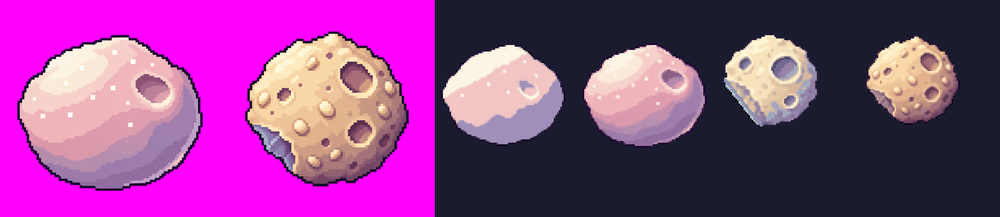
#> input picture art-src/asteroids/work/cmp2.png, 1000 x 217 px, shrunk from 1840 x 400 before the run
$ python slice_strip.py ../work/cmp2.png ../work/crumb1-a.png 5
#> lines starting #> are read from the running program, lines starting #| are printed output that depends on the picture
"""Slice a magenta-background strip of N isolated subjects into N separate PNGs.

Usage: python slice_strip.py <strip.png> <out_prefix> <count>
Splits on fully-background column gaps (magenta within tolerance), keeps the
<count> widest runs left-to-right, and pads each crop with magenta.
"""
import sys
from PIL import Image

def is_bg(p, tol=60):
    r, g, b = p[:3]
    return abs(r - 255) + g + abs(b - 255) <= tol

src, prefix, count = sys.argv[1], sys.argv[2], int(sys.argv[3])
im = Image.open(src).convert("RGB")
w, h = im.size
#> w = 1000; h = 217
px = im.load()
cols = [any(not is_bg(px[x, y]) for y in range(0, h, 2)) for x in range(w)]
#> cols = 1000 items, first 6: False, False, False, False, False, False
runs, start = [], None
for x, c in enumerate(cols + [False]):
    if c and start is None:
        start = x
    elif not c and start is not None:
        runs.append((start, x)); start = None
#> this loop made 1001 passes
#> c on passes 1 to 12: False, False, False, False, False, False, False, False, False, False, False, False
#> after the loop, runs = [(17, 203), (245, 409), (434, 1000)]
runs = sorted(sorted(runs, key=lambda r: r[1] - r[0], reverse=True)[:count])
for i, (x0, x1) in enumerate(runs):
    rows = [y for y in range(h) if any(not is_bg(px[x, y]) for x in range(x0, x1))]
    crop = im.crop((x0, rows[0], x1, rows[-1] + 1))
    side = max(crop.size) + 40
    canvas = Image.new("RGB", (side, side), (255, 0, 255))
    canvas.paste(crop, ((side - crop.width) // 2, (side - crop.height) // 2))
    out = f"{prefix}-{i + 1}.png"
    canvas.save(out)
    print("wrote", out, crop.size)
#> this loop made 3 passes
#> (x0, x1) on pass 1: (17, 203)
#| wrote ../work/crumb1-a.png-1.png (186, 156)
#| wrote ../work/crumb1-a.png-2.png (164, 156)
#| wrote ../work/crumb1-a.png-3.png (566, 217)
#> pass 1, `crop = im.crop((x0, rows[0], x1, rows[-1] + 1))`:
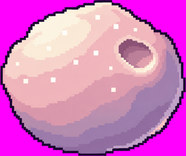
#> crop: PIL image 186x156 RGB; mean R, G, B 214.4, 119.4, 195.5
#> pass 1, `canvas = Image.new("RGB", (side, side), (255, 0, 255))`:
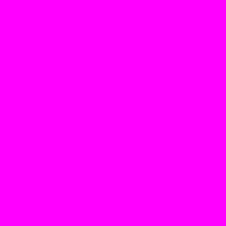
#> canvas: PIL image 226x226 RGB; mean R, G, B 255, 0, 255
#> pass 1, `canvas.save(out)`:
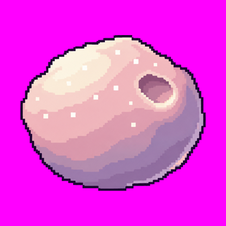
#> saved as crumb1-a.png-1.png: PIL image 226x226 RGB; mean R, G, B 231.9, 67.8, 221.2
#> pass 2, `crop = im.crop((x0, rows[0], x1, rows[-1] + 1))`:
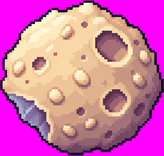
#> crop: PIL image 164x156 RGB; mean R, G, B 209.8, 110.7, 170.8
#> after the loop:
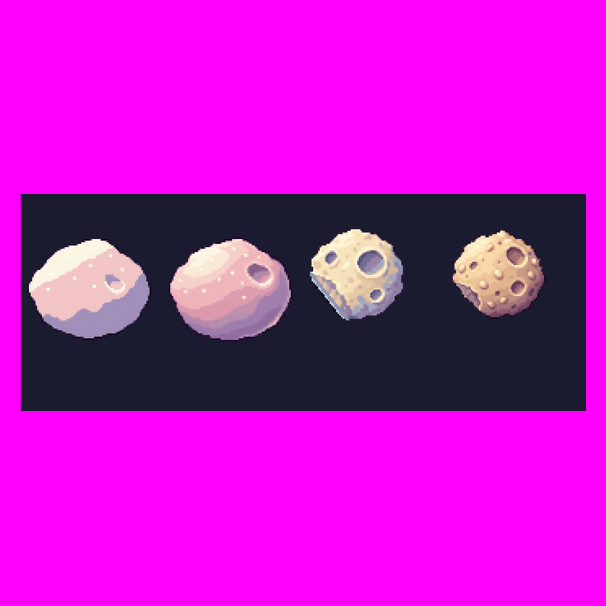
#> canvas: PIL image 606x606 RGB; mean R, G, B 193.3, 21.1, 195.9
#> after the loop:
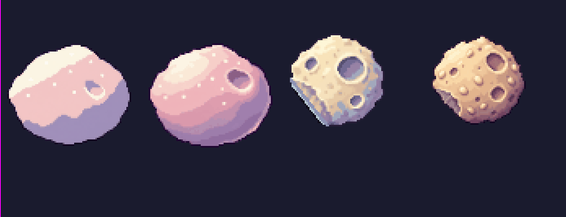
#> crop: PIL image 566x217 RGB; mean R, G, B 70.7, 63, 78.3
